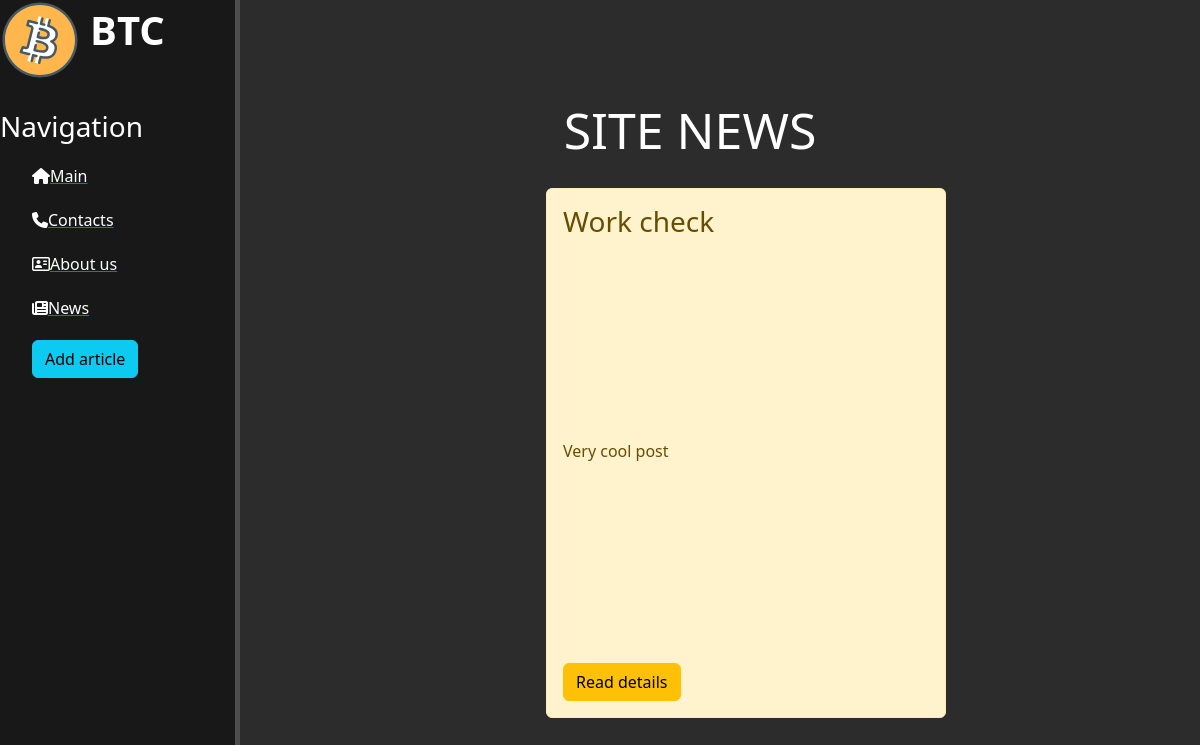
The page /news/ on the database as committed earlier.
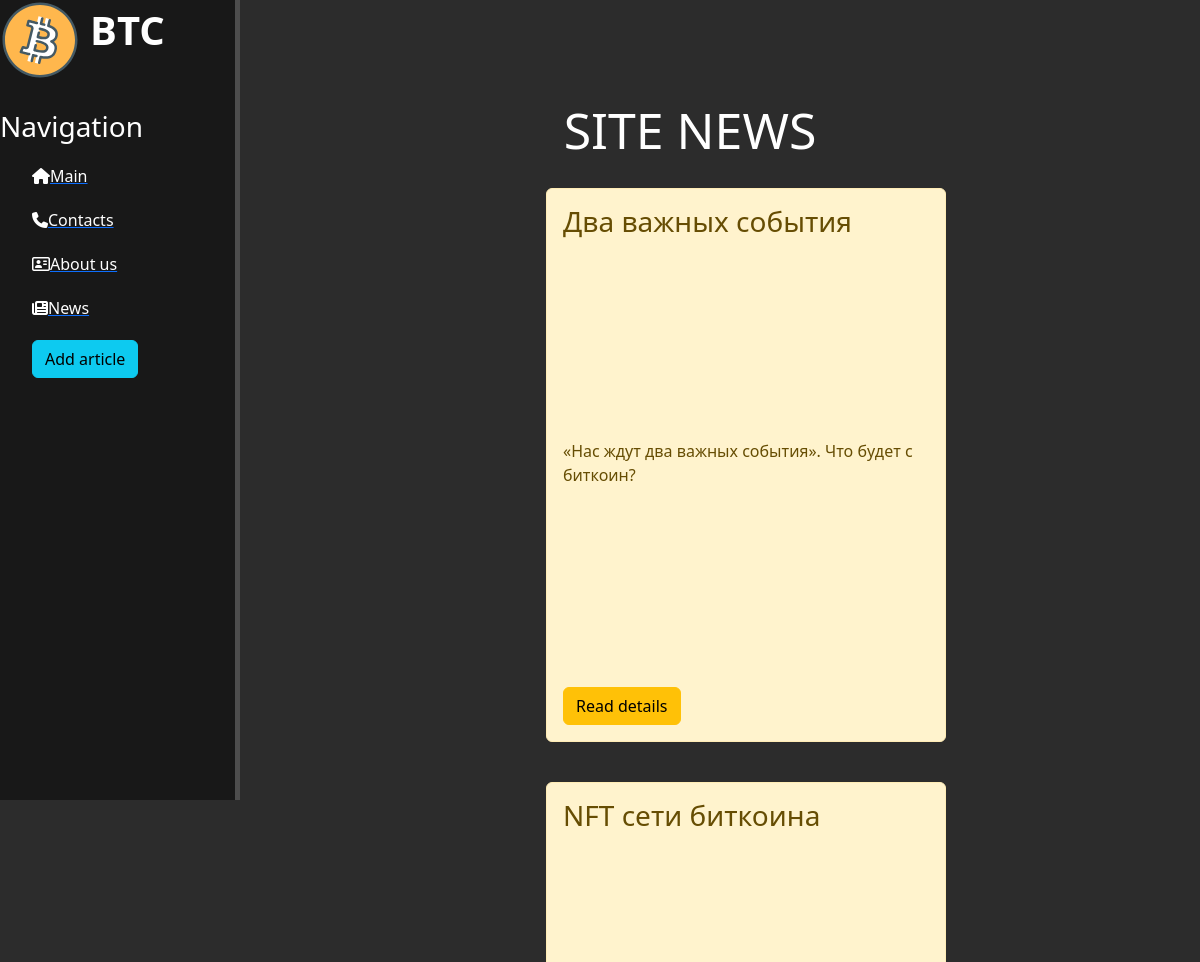
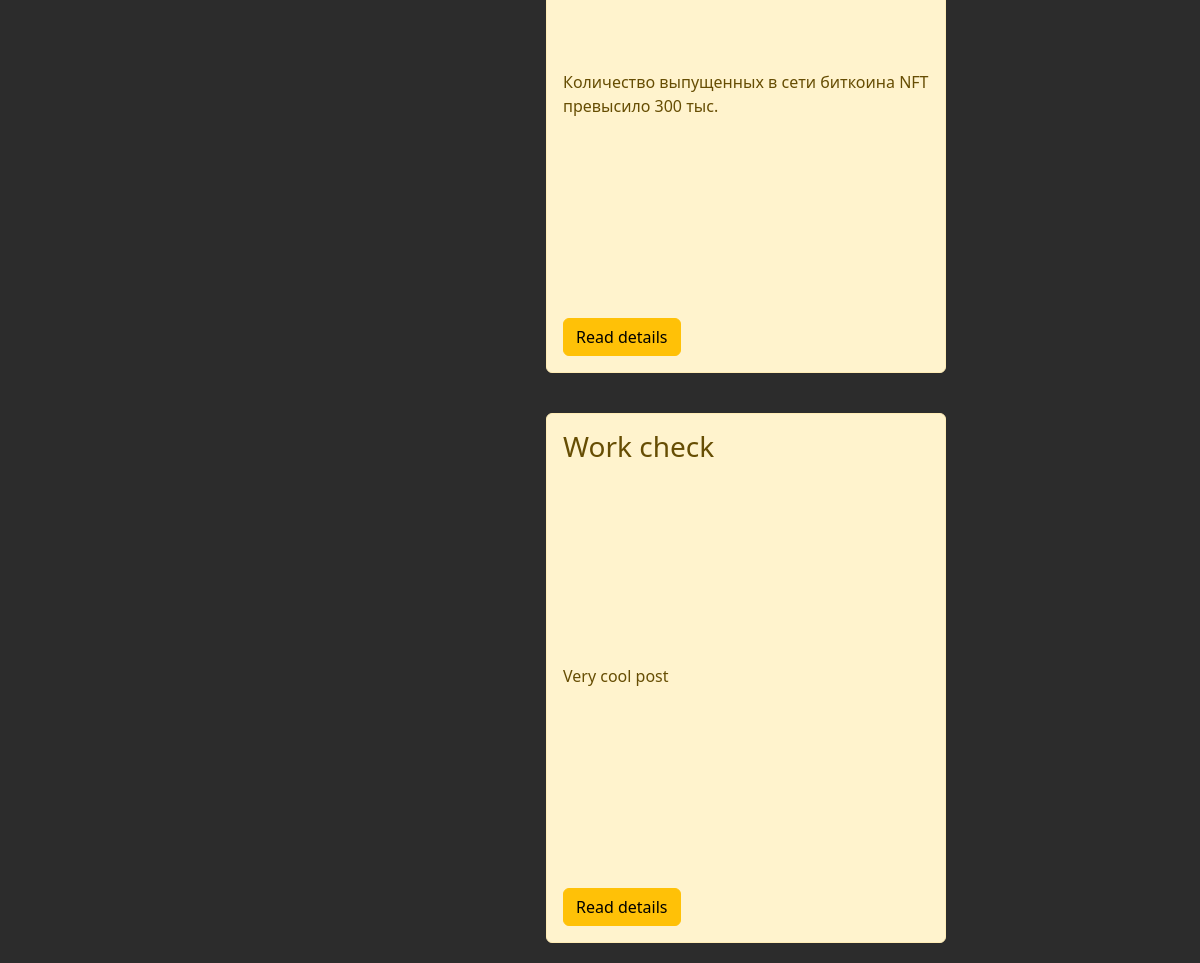
The same page on the database as committed later (2 pictures, top to bottom).
### news/models.py (models this page shows, shortened)
class Articles(models.Model):
    title = models.CharField('Name', max_length=50)
    anons = models.CharField('Anons', max_length=250)
    full_text = models.TextField("Article")
    date = models.DateTimeField('Pub date')
    class Meta:
            verbose_name = "Article"
            verbose_name_plural = "Articles"

### news/views.py (the view)
# urls.py: path('', views.news_home, name="news_home"),
def news_home(request):
    news = Articles.objects.order_by('-date')
    return render(request, 'news/news_home.html', {'news': news})

### news/templates/news/news_home.html (shortened to what this page needs)
{% extends 'main/layout.html' %}
{% block content %}
    <div class="features">
        <h1>SITE NEWS</h1>
        {% if news %}
            {% for el in news%}
                <div class="alert alert-warning">
                    <h3> {{el.title}}</h3>
                    <p>{{el.anons}}</p>
                    <a href="{% url 'news-detail' el.id %}" class="btn btn-warning">Read details</a>
                </div>
            {% endfor %}
        {% else %}
            <p>No articles</p>
        {% endif %}
    </div>
{% endblock %}

Rows that differ between the two databases and show on the page:
added Articles: title "Два важных события", anons "«Нас ждут два важных события». Что будет с биткоин?"
added Articles: title "NFT сети биткоина", anons "Количество выпущенных в сети биткоина NFT превысило 300 тыс."
